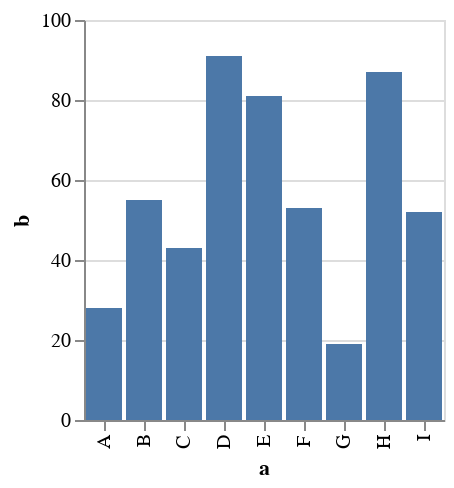

This figure's Vega-Lite source:
### Vega specification from a JSON file in a GitHub repository (floating-point values rounded to 4 significant figures)
{"$schema": "https://vega.github.io/schema/vega/v5.json", "description": "A simple bar chart.", "autosize": "pad", "padding": 5, "height": 200, "style": "cell", "data": [{"name": "source_0", "values": [{"a": "A", "b": 28}, {"a": "B", "b": 55}, {"a": "C", "b": 43}, {"a": "D", "b": 91}, {"a": "E", "b": 81}, {"a": "F", "b": 53}, {"a": "G", "b": 19}, {"a": "H", "b": 87}, {"a": "I", "b": 52}]}, {"name": "data_0", "source": "source_0", "transform": [{"type": "filter", "expr": "datum[\"b\"] !== null && !isNaN(datum[\"b\"])"}]}], "signals": [{"name": "x_step", "value": 20}, {"name": "width", "update": "bandspace(domain('x').length, 0.1, 0.05) * x_step"}], "marks": [{"name": "marks", "type": "rect", "style": ["bar"], "from": {"data": "data_0"}, "encode": {"update": {"fill": {"value": "#4c78a8"}, "x": {"scale": "x", "field": "a"}, "width": {"scale": "x", "band": true}, "y": {"scale": "y", "field": "b"}, "y2": {"scale": "y", "value": 0}}}}], "scales": [{"name": "x", "type": "band", "domain": {"data": "data_0", "field": "a", "sort": true}, "range": {"step": {"signal": "x_step"}}, "paddingInner": 0.1, "paddingOuter": 0.05}, {"name": "y", "type": "linear", "domain": {"data": "data_0", "field": "b"}, "range": [{"signal": "height"}, 0], "nice": true, "zero": true}], "axes": [{"scale": "y", "orient": "left", "gridScale": "x", "grid": true, "tickCount": {"signal": "ceil(height/40)"}, "domain": false, "labels": false, "maxExtent": 0, "minExtent": 0, "ticks": false, "zindex": 0}, {"scale": "x", "orient": "bottom", "grid": false, "title": "a", "labelAlign": "right", "labelAngle": 270, "labelBaseline": "middle", "labelOverlap": true, "zindex": 0}, {"scale": "y", "orient": "left", "grid": false, "title": "b", "labelOverlap": true, "tickCount": {"signal": "ceil(height/40)"}, "zindex": 0}]}
